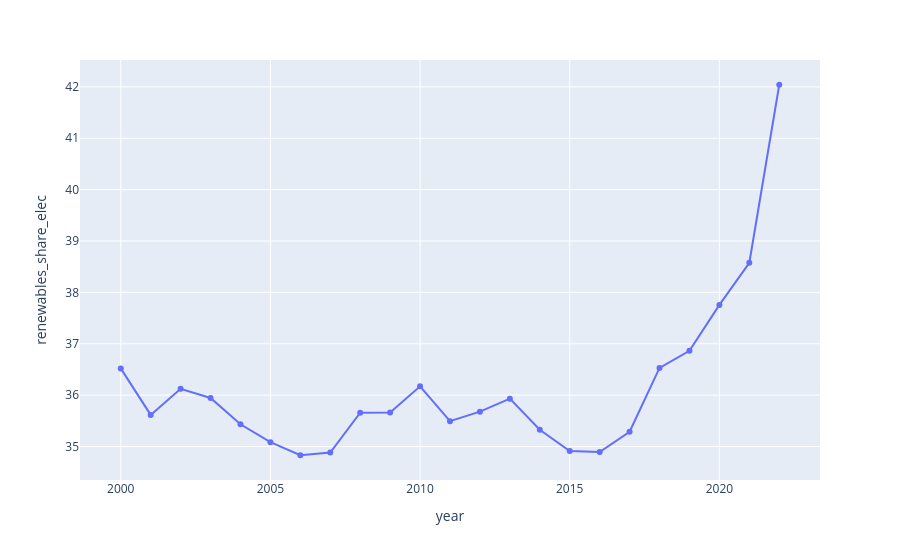

Source (notebook cell):
### Code cell
trend=df.groupby("year")["renewables_share_elec"].mean().reset_index()
px.line(trend,x="year",y="renewables_share_elec",markers=True).show()

### Figure 1 — Plotly figure (JSON) as saved in the notebook; plotly's stock layout.template omitted (floating-point values rounded to 4 significant figures)
{"data": [{"hovertemplate": "year=%{x}<br>renewables_share_elec=%{y}<extra></extra>", "legendgroup": "", "line": {"color": "#636efa", "dash": "solid"}, "marker": {"symbol": "circle"}, "mode": "lines+markers", "name": "", "orientation": "v", "showlegend": false, "type": "scatter", "x": [2000, 2001, 2002, 2003, 2004, 2005, 2006, 2007, 2008, 2009, 2010, 2011, 2012, 2013, 2014, 2015, 2016, 2017, 2018, 2019, 2020, 2021, 2022], "xaxis": "x", "y": [36.52, 35.62, 36.12, 35.95, 35.43, 35.09, 34.83, 34.88, 35.66, 35.66, 36.17, 35.49, 35.68, 35.93, 35.33, 34.91, 34.89, 35.29, 36.53, 36.86, 37.76, 38.58, 42.04], "yaxis": "y"}], "layout": {"legend": {"tracegroupgap": 0}, "margin": {"t": 60}, "xaxis": {"anchor": "y", "domain": [0, 1], "title": {"text": "year"}}, "yaxis": {"anchor": "x", "domain": [0, 1], "title": {"text": "renewables_share_elec"}}}}
